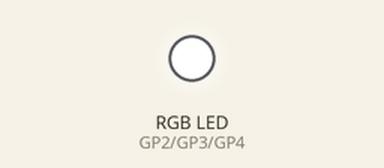
Simulated run of this program. Board: Raspberry Pi Pico running MicroPython. On the bench: an RGB LED mixed from three pins (HIGH = lit). Random numbers come from a fixed seed. At 6.3 s the program stops and its outputs stay as they are.

Above: at 0.1 s.
At 1.1 s:
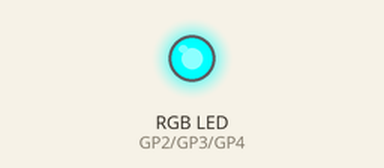
At 2.1 s:
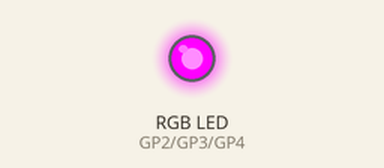
At 3.1 s:
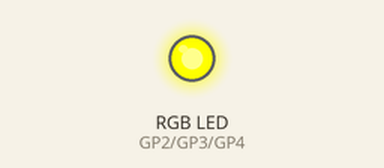
At 4.62 s:
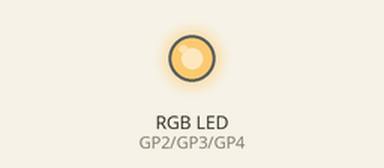
At 6.12 s:
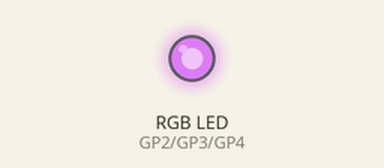
Timing chart, 0 to 7.8 s (numbered marks = the images above):
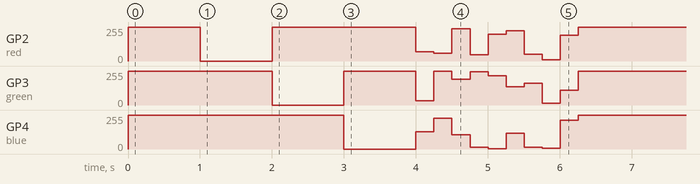

The program:

rgb.py
```python
from picozero import RGBLED
from time import sleep
import random

rgb = RGBLED(red = 2, green = 3, blue = 4)

rgb.color = (255,255,255)
sleep(1)
rgb.color = (0,255,255)
sleep(1)
rgb.color = (255,0,255)
sleep(1)
rgb.color = (255,255,0)
sleep(1)
rgb.color = (0,0,0)


for i in range(1,10):
     R=random.randint(0,255)
     G=random.randint(0,255)
     B=random.randint(0,255)
     rgb.color = (R, G, B)
     sleep(0.25)

rgb.color = (255,255,255)
```

Measured:
- by itself, GP3 (green): 0/255 → 255/255 at 0.00 s, → 0/255 2.0 s later, → 255/255 1.0 s later, → 32/255 1.0 s later, … (13 changes in this stretch)
- by itself, GP4 (blue): 0/255 → 255/255 at 0.00 s, → 0/255 3.0 s later, → 130/255 1.0 s later, → 230/255 0.25 s later, … (12 changes in this stretch)
